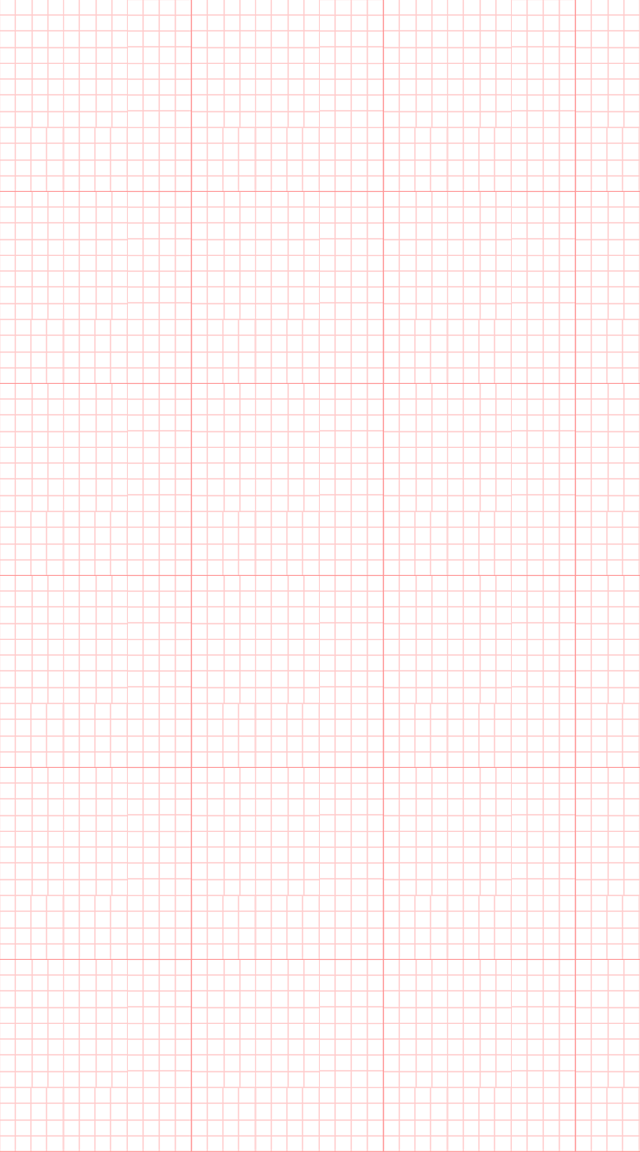

A 2D game scene composited from a Tiled map and its tileset images. What follows is a short description and the map's XML, with each tile layer's data collapsed to a summary:
An orthogonal 10x18 tile map with 64x64 px tiles, 1 tile layer (塊層 1).

<map version="1.0" orientation="orthogonal" width="10" height="18" tilewidth="64" tileheight="64">
 <tileset firstgid="1" name="redTiles" tilewidth="64" tileheight="64">
  <image source="redTiles.png" width="128" height="128" />
 </tileset>
 <layer name="塊層 1" width="10" height="18">
  <data>[180 cells, 180 non-empty, 4 distinct tile ids]</data>
 </layer>
</map>